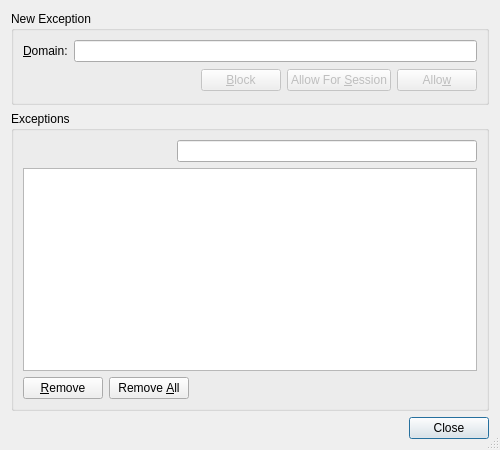
<?xml version="1.0" encoding="UTF-8"?>
<ui version="4.0">
 <class>CookiesExceptionsDialog</class>
 <widget class="QDialog" name="CookiesExceptionsDialog">
  <property name="geometry">
   <rect>
    <x>0</x>
    <y>0</y>
    <width>500</width>
    <height>450</height>
   </rect>
  </property>
  <property name="windowTitle">
   <string>Cookie Exceptions</string>
  </property>
  <property name="sizeGripEnabled">
   <bool>true</bool>
  </property>
  <layout class="QVBoxLayout" name="verticalLayout">
   <item>
    <widget class="QGroupBox" name="newExceptionGroupBox">
     <property name="title">
      <string>New Exception</string>
     </property>
     <layout class="QGridLayout">
      <item row="0" column="0">
       <layout class="QHBoxLayout" name="_2">
        <item>
         <widget class="QLabel" name="label">
          <property name="text">
           <string>&amp;Domain:</string>
          </property>
          <property name="buddy">
           <cstring>domainEdit</cstring>
          </property>
         </widget>
        </item>
        <item>
         <widget class="QLineEdit" name="domainEdit">
          <property name="toolTip">
           <string>Enter the domain name</string>
          </property>
         </widget>
        </item>
       </layout>
      </item>
      <item row="1" column="0">
       <layout class="QHBoxLayout" name="_3">
        <item>
         <spacer>
          <property name="orientation">
           <enum>Qt::Horizontal</enum>
          </property>
          <property name="sizeHint" stdset="0">
           <size>
            <width>81</width>
            <height>25</height>
           </size>
          </property>
         </spacer>
        </item>
        <item>
         <widget class="QPushButton" name="blockButton">
          <property name="enabled">
           <bool>false</bool>
          </property>
          <property name="toolTip">
           <string>Press to always reject cookies for the domain</string>
          </property>
          <property name="text">
           <string>&amp;Block</string>
          </property>
          <property name="autoDefault">
           <bool>false</bool>
          </property>
         </widget>
        </item>
        <item>
         <widget class="QPushButton" name="allowForSessionButton">
          <property name="enabled">
           <bool>false</bool>
          </property>
          <property name="toolTip">
           <string>Press to accept cookies for the domain for the current session</string>
          </property>
          <property name="text">
           <string>Allow For &amp;Session</string>
          </property>
          <property name="autoDefault">
           <bool>false</bool>
          </property>
         </widget>
        </item>
        <item>
         <widget class="QPushButton" name="allowButton">
          <property name="enabled">
           <bool>false</bool>
          </property>
          <property name="toolTip">
           <string>Press to always accept cookies for the domain</string>
          </property>
          <property name="text">
           <string>Allo&amp;w</string>
          </property>
          <property name="autoDefault">
           <bool>false</bool>
          </property>
         </widget>
        </item>
       </layout>
      </item>
     </layout>
    </widget>
   </item>
   <item>
    <widget class="QGroupBox" name="exceptionsGroup">
     <property name="title">
      <string>Exceptions</string>
     </property>
     <layout class="QGridLayout" name="gridLayout">
      <item row="0" column="0" colspan="3">
       <layout class="QHBoxLayout" name="horizontalLayout_2">
        <item>
         <spacer name="horizontalSpacer">
          <property name="orientation">
           <enum>Qt::Horizontal</enum>
          </property>
          <property name="sizeHint" stdset="0">
           <size>
            <width>40</width>
            <height>20</height>
           </size>
          </property>
         </spacer>
        </item>
        <item>
         <layout class="QHBoxLayout" name="horizontalLayout">
          <property name="spacing">
           <number>0</number>
          </property>
          <item>
           <widget class="E5ClearableLineEdit" name="searchEdit">
            <property name="minimumSize">
             <size>
              <width>300</width>
              <height>0</height>
             </size>
            </property>
            <property name="toolTip">
             <string>Enter search term for exceptions</string>
            </property>
           </widget>
          </item>
         </layout>
        </item>
       </layout>
      </item>
      <item row="1" column="0" colspan="3">
       <widget class="E5TableView" name="exceptionsTable">
        <property name="alternatingRowColors">
         <bool>true</bool>
        </property>
        <property name="selectionBehavior">
         <enum>QAbstractItemView::SelectRows</enum>
        </property>
        <property name="textElideMode">
         <enum>Qt::ElideMiddle</enum>
        </property>
        <property name="showGrid">
         <bool>false</bool>
        </property>
        <property name="sortingEnabled">
         <bool>true</bool>
        </property>
        <attribute name="verticalHeaderVisible">
         <bool>false</bool>
        </attribute>
       </widget>
      </item>
      <item row="2" column="0">
       <widget class="QPushButton" name="removeButton">
        <property name="toolTip">
         <string>Press to remove the selected entries</string>
        </property>
        <property name="text">
         <string>&amp;Remove</string>
        </property>
        <property name="autoDefault">
         <bool>false</bool>
        </property>
       </widget>
      </item>
      <item row="2" column="1">
       <widget class="QPushButton" name="removeAllButton">
        <property name="toolTip">
         <string>Press to remove all entries</string>
        </property>
        <property name="text">
         <string>Remove &amp;All</string>
        </property>
        <property name="autoDefault">
         <bool>false</bool>
        </property>
       </widget>
      </item>
      <item row="2" column="2">
       <spacer name="horizontalSpacer_2">
        <property name="orientation">
         <enum>Qt::Horizontal</enum>
        </property>
        <property name="sizeHint" stdset="0">
         <size>
          <width>286</width>
          <height>20</height>
         </size>
        </property>
       </spacer>
      </item>
     </layout>
    </widget>
   </item>
   <item>
    <widget class="QDialogButtonBox" name="buttonBox">
     <property name="orientation">
      <enum>Qt::Horizontal</enum>
     </property>
     <property name="standardButtons">
      <set>QDialogButtonBox::Close</set>
     </property>
    </widget>
   </item>
  </layout>
 </widget>
 <customwidgets>
  <customwidget>
   <class>E5ClearableLineEdit</class>
   <extends>QLineEdit</extends>
   <header>E5Gui/E5LineEdit.h</header>
  </customwidget>
  <customwidget>
   <class>E5TableView</class>
   <extends>QTableView</extends>
   <header>E5Gui/E5TableView.h</header>
  </customwidget>
 </customwidgets>
 <tabstops>
  <tabstop>domainEdit</tabstop>
  <tabstop>blockButton</tabstop>
  <tabstop>allowForSessionButton</tabstop>
  <tabstop>allowButton</tabstop>
  <tabstop>searchEdit</tabstop>
  <tabstop>exceptionsTable</tabstop>
  <tabstop>removeButton</tabstop>
  <tabstop>removeAllButton</tabstop>
  <tabstop>buttonBox</tabstop>
 </tabstops>
 <resources/>
 <connections>
  <connection>
   <sender>buttonBox</sender>
   <signal>accepted()</signal>
   <receiver>CookiesExceptionsDialog</receiver>
   <slot>accept()</slot>
   <hints>
    <hint type="sourcelabel">
     <x>227</x>
     <y>429</y>
    </hint>
    <hint type="destinationlabel">
     <x>157</x>
     <y>274</y>
    </hint>
   </hints>
  </connection>
  <connection>
   <sender>buttonBox</sender>
   <signal>rejected()</signal>
   <receiver>CookiesExceptionsDialog</receiver>
   <slot>reject()</slot>
   <hints>
    <hint type="sourcelabel">
     <x>295</x>
     <y>435</y>
    </hint>
    <hint type="destinationlabel">
     <x>286</x>
     <y>274</y>
    </hint>
   </hints>
  </connection>
 </connections>
</ui>
